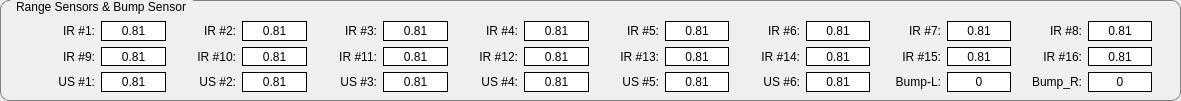
   <widget class="QGroupBox" name="groupBoxRangeSensors">
    <property name="geometry">
     <rect>
      <x>10</x>
      <y>100</y>
      <width>1181</width>
      <height>101</height>
     </rect>
    </property>
    <property name="styleSheet">
     <string notr="true">QGroupBox{
	border:1px solid gray;
	border-radius: 9px;
	margin-top:0.5em;} 
 QGroupBox::title{
	subcontrol-origin:margin;
	left:10px;
	padding: 0 3 px 2 3px}</string>
    </property>
    <property name="title">
     <string>Range Sensors &amp;&amp; Bump Sensor</string>
    </property>
    <widget class="QWidget" name="layoutWidget">
     <property name="geometry">
      <rect>
       <x>31</x>
       <y>21</y>
       <width>1121</width>
       <height>71</height>
      </rect>
     </property>
     <layout class="QGridLayout" name="gridLayout_2">
      <item row="0" column="0">
       <widget class="QLabel" name="label_7">
        <property name="text">
         <string>IR #1:</string>
        </property>
        <property name="alignment">
         <set>Qt::AlignRight|Qt::AlignTrailing|Qt::AlignVCenter</set>
        </property>
       </widget>
      </item>
      <item row="0" column="1">
       <widget class="QLabel" name="labelIR1_1">
        <property name="styleSheet">
         <string notr="true">QLabel{
	border: 1px solid;
	background-color:#fff;
}</string>
        </property>
        <property name="text">
         <string>0.81</string>
        </property>
        <property name="alignment">
         <set>Qt::AlignCenter</set>
        </property>
       </widget>
      </item>
      <item row="0" column="2">
       <widget class="QLabel" name="label_8">
        <property name="text">
         <string>IR #2:</string>
        </property>
        <property name="alignment">
         <set>Qt::AlignRight|Qt::AlignTrailing|Qt::AlignVCenter</set>
        </property>
       </widget>
      </item>
      <item row="0" column="3">
       <widget class="QLabel" name="labelIR1_2">
        <property name="styleSheet">
         <string notr="true">QLabel{
	border: 1px solid;
	background-color:#fff;
}</string>
        </property>
        <property name="text">
         <string>0.81</string>
        </property>
        <property name="alignment">
         <set>Qt::AlignCenter</set>
        </property>
       </widget>
      </item>
      <item row="0" column="4">
       <widget class="QLabel" name="label_9">
        <property name="text">
         <string>IR #3:</string>
        </property>
        <property name="alignment">
         <set>Qt::AlignRight|Qt::AlignTrailing|Qt::AlignVCenter</set>
        </property>
       </widget>
      </item>
      <item row="0" column="5">
       <widget class="QLabel" name="labelIR1_3">
        <property name="styleSheet">
         <string notr="true">QLabel{
	border: 1px solid;
	background-color:#fff;
}</string>
        </property>
        <property name="text">
         <string>0.81</string>
        </property>
        <property name="alignment">
         <set>Qt::AlignCenter</set>
        </property>
       </widget>
      </item>
      <item row="0" column="6">
       <widget class="QLabel" name="label_10">
        <property name="text">
         <string>IR #4:</string>
        </property>
        <property name="alignment">
         <set>Qt::AlignRight|Qt::AlignTrailing|Qt::AlignVCenter</set>
        </property>
       </widget>
      </item>
      <item row="0" column="7">
       <widget class="QLabel" name="labelIR1_4">
        <property name="styleSheet">
         <string notr="true">QLabel{
	border: 1px solid;
	background-color:#fff;
}</string>
        </property>
        <property name="text">
         <string>0.81</string>
        </property>
        <property name="alignment">
         <set>Qt::AlignCenter</set>
        </property>
       </widget>
      </item>
      <item row="0" column="8">
       <widget class="QLabel" name="label_11">
        <property name="text">
         <string>IR #5:</string>
        </property>
        <property name="alignment">
         <set>Qt::AlignRight|Qt::AlignTrailing|Qt::AlignVCenter</set>
        </property>
       </widget>
      </item>
      <item row="0" column="9">
       <widget class="QLabel" name="labelIR1_5">
        <property name="styleSheet">
         <string notr="true">QLabel{
	border: 1px solid;
	background-color:#fff;
}</string>
        </property>
        <property name="text">
         <string>0.81</string>
        </property>
        <property name="alignment">
         <set>Qt::AlignCenter</set>
        </property>
       </widget>
      </item>
      <item row="0" column="10">
       <widget class="QLabel" name="label_12">
        <property name="text">
         <string>IR #6:</string>
        </property>
        <property name="alignment">
         <set>Qt::AlignRight|Qt::AlignTrailing|Qt::AlignVCenter</set>
        </property>
       </widget>
      </item>
      <item row="0" column="11">
       <widget class="QLabel" name="labelIR1_6">
        <property name="styleSheet">
         <string notr="true">QLabel{
	border: 1px solid;
	background-color:#fff;
}</string>
        </property>
        <property name="text">
         <string>0.81</string>
        </property>
        <property name="alignment">
         <set>Qt::AlignCenter</set>
        </property>
       </widget>
      </item>
      <item row="0" column="12">
       <widget class="QLabel" name="label_13">
        <property name="text">
         <string>IR #7:</string>
        </property>
        <property name="alignment">
         <set>Qt::AlignRight|Qt::AlignTrailing|Qt::AlignVCenter</set>
        </property>
       </widget>
      </item>
      <item row="0" column="13">
       <widget class="QLabel" name="labelIR1_7">
        <property name="styleSheet">
         <string notr="true">QLabel{
	border: 1px solid;
	background-color:#fff;
}</string>
        </property>
        <property name="text">
         <string>0.81</string>
        </property>
        <property name="alignment">
         <set>Qt::AlignCenter</set>
        </property>
       </widget>
      </item>
      <item row="0" column="14">
       <widget class="QLabel" name="label_14">
        <property name="text">
         <string>IR #8:</string>
        </property>
        <property name="alignment">
         <set>Qt::AlignRight|Qt::AlignTrailing|Qt::AlignVCenter</set>
        </property>
       </widget>
      </item>
      <item row="0" column="15">
       <widget class="QLabel" name="labelIR1_8">
        <property name="styleSheet">
         <string notr="true">QLabel{
	border: 1px solid;
	background-color:#fff;
}</string>
        </property>
        <property name="text">
         <string>0.81</string>
        </property>
        <property name="alignment">
         <set>Qt::AlignCenter</set>
        </property>
       </widget>
      </item>
      <item row="1" column="0">
       <widget class="QLabel" name="label_15">
        <property name="text">
         <string>IR #9:</string>
        </property>
        <property name="alignment">
         <set>Qt::AlignRight|Qt::AlignTrailing|Qt::AlignVCenter</set>
        </property>
       </widget>
      </item>
      <item row="1" column="1">
       <widget class="QLabel" name="labelIR1_9">
        <property name="styleSheet">
         <string notr="true">QLabel{
	border: 1px solid;
	background-color:#fff;
}</string>
        </property>
        <property name="text">
         <string>0.81</string>
        </property>
        <property name="alignment">
         <set>Qt::AlignCenter</set>
        </property>
       </widget>
      </item>
      <item row="1" column="2">
       <widget class="QLabel" name="label_16">
        <property name="text">
         <string>IR #10:</string>
        </property>
        <property name="alignment">
         <set>Qt::AlignRight|Qt::AlignTrailing|Qt::AlignVCenter</set>
        </property>
       </widget>
      </item>
      <item row="1" column="3">
       <widget class="QLabel" name="labelIR1_10">
        <property name="styleSheet">
         <string notr="true">QLabel{
	border: 1px solid;
	background-color:#fff;
}</string>
        </property>
        <property name="text">
         <string>0.81</string>
        </property>
        <property name="alignment">
         <set>Qt::AlignCenter</set>
        </property>
       </widget>
      </item>
      <item row="1" column="4">
       <widget class="QLabel" name="label_17">
        <property name="text">
         <string>IR #11:</string>
        </property>
        <property name="alignment">
         <set>Qt::AlignRight|Qt::AlignTrailing|Qt::AlignVCenter</set>
        </property>
       </widget>
      </item>
      <item row="1" column="5">
       <widget class="QLabel" name="labelIR1_11">
        <property name="styleSheet">
         <string notr="true">QLabel{
	border: 1px solid;
	background-color:#fff;
}</string>
        </property>
        <property name="text">
         <string>0.81</string>
        </property>
        <property name="alignment">
         <set>Qt::AlignCenter</set>
        </property>
       </widget>
      </item>
      <item row="1" column="6">
       <widget class="QLabel" name="label_18">
        <property name="text">
         <string>IR #12:</string>
        </property>
        <property name="alignment">
         <set>Qt::AlignRight|Qt::AlignTrailing|Qt::AlignVCenter</set>
        </property>
       </widget>
      </item>
      <item row="1" column="7">
       <widget class="QLabel" name="labelIR1_12">
        <property name="styleSheet">
         <string notr="true">QLabel{
	border: 1px solid;
	background-color:#fff;
}</string>
        </property>
        <property name="text">
         <string>0.81</string>
        </property>
        <property name="alignment">
         <set>Qt::AlignCenter</set>
        </property>
       </widget>
      </item>
      <item row="1" column="8">
       <widget class="QLabel" name="label_19">
        <property name="text">
         <string>IR #13:</string>
        </property>
        <property name="alignment">
         <set>Qt::AlignRight|Qt::AlignTrailing|Qt::AlignVCenter</set>
        </property>
       </widget>
      </item>
      <item row="1" column="9">
       <widget class="QLabel" name="labelIR1_13">
        <property name="styleSheet">
         <string notr="true">QLabel{
	border: 1px solid;
	background-color:#fff;
}</string>
        </property>
        <property name="text">
         <string>0.81</string>
        </property>
        <property name="alignment">
         <set>Qt::AlignCenter</set>
        </property>
       </widget>
      </item>
      <item row="1" column="10">
       <widget class="QLabel" name="label_20">
        <property name="text">
         <string>IR #14:</string>
        </property>
        <property name="alignment">
         <set>Qt::AlignRight|Qt::AlignTrailing|Qt::AlignVCenter</set>
        </property>
       </widget>
      </item>
      <item row="1" column="11">
       <widget class="QLabel" name="labelIR1_14">
        <property name="styleSheet">
         <string notr="true">QLabel{
	border: 1px solid;
	background-color:#fff;
}</string>
        </property>
        <property name="text">
         <string>0.81</string>
        </property>
        <property name="alignment">
         <set>Qt::AlignCenter</set>
        </property>
       </widget>
      </item>
      <item row="1" column="12">
       <widget class="QLabel" name="label_21">
        <property name="text">
         <string>IR #15:</string>
        </property>
        <property name="alignment">
         <set>Qt::AlignRight|Qt::AlignTrailing|Qt::AlignVCenter</set>
        </property>
       </widget>
      </item>
      <item row="1" column="13">
       <widget class="QLabel" name="labelIR1_15">
        <property name="styleSheet">
         <string notr="true">QLabel{
	border: 1px solid;
	background-color:#fff;
}</string>
        </property>
        <property name="text">
         <string>0.81</string>
        </property>
        <property name="alignment">
         <set>Qt::AlignCenter</set>
        </property>
       </widget>
      </item>
      <item row="1" column="14">
       <widget class="QLabel" name="label_22">
        <property name="text">
         <string>IR #16:</string>
        </property>
        <property name="alignment">
         <set>Qt::AlignRight|Qt::AlignTrailing|Qt::AlignVCenter</set>
        </property>
       </widget>
      </item>
      <item row="1" column="15">
       <widget class="QLabel" name="labelIR1_16">
        <property name="styleSheet">
         <string notr="true">QLabel{
	border: 1px solid;
	background-color:#fff;
}</string>
        </property>
        <property name="text">
         <string>0.81</string>
        </property>
        <property name="alignment">
         <set>Qt::AlignCenter</set>
        </property>
       </widget>
      </item>
      <item row="2" column="0">
       <widget class="QLabel" name="label_23">
        <property name="text">
         <string>US #1:</string>
        </property>
        <property name="alignment">
         <set>Qt::AlignRight|Qt::AlignTrailing|Qt::AlignVCenter</set>
        </property>
       </widget>
      </item>
      <item row="2" column="1">
       <widget class="QLabel" name="labelUS_1">
        <property name="styleSheet">
         <string notr="true">QLabel{
	border: 1px solid;
	background-color:#fff;
}</string>
        </property>
        <property name="text">
         <string>0.81</string>
        </property>
        <property name="alignment">
         <set>Qt::AlignCenter</set>
        </property>
       </widget>
      </item>
      <item row="2" column="2">
       <widget class="QLabel" name="label_24">
        <property name="text">
         <string>US #2:</string>
        </property>
        <property name="alignment">
         <set>Qt::AlignRight|Qt::AlignTrailing|Qt::AlignVCenter</set>
        </property>
       </widget>
      </item>
      <item row="2" column="3">
       <widget class="QLabel" name="labelUS_2">
        <property name="styleSheet">
         <string notr="true">QLabel{
	border: 1px solid;
	background-color:#fff;
}</string>
        </property>
        <property name="text">
         <string>0.81</string>
        </property>
        <property name="alignment">
         <set>Qt::AlignCenter</set>
        </property>
       </widget>
      </item>
      <item row="2" column="4">
       <widget class="QLabel" name="label_25">
        <property name="text">
         <string>US #3:</string>
        </property>
        <property name="alignment">
         <set>Qt::AlignRight|Qt::AlignTrailing|Qt::AlignVCenter</set>
        </property>
       </widget>
      </item>
      <item row="2" column="5">
       <widget class="QLabel" name="labelUS_3">
        <property name="styleSheet">
         <string notr="true">QLabel{
	border: 1px solid;
	background-color:#fff;
}</string>
        </property>
        <property name="text">
         <string>0.81</string>
        </property>
        <property name="alignment">
         <set>Qt::AlignCenter</set>
        </property>
       </widget>
      </item>
      <item row="2" column="6">
       <widget class="QLabel" name="label_26">
        <property name="text">
         <string>US #4:</string>
        </property>
        <property name="alignment">
         <set>Qt::AlignRight|Qt::AlignTrailing|Qt::AlignVCenter</set>
        </property>
       </widget>
      </item>
      <item row="2" column="7">
       <widget class="QLabel" name="labelUS_4">
        <property name="styleSheet">
         <string notr="true">QLabel{
	border: 1px solid;
	background-color:#fff;
}</string>
        </property>
        <property name="text">
         <string>0.81</string>
        </property>
        <property name="alignment">
         <set>Qt::AlignCenter</set>
        </property>
       </widget>
      </item>
      <item row="2" column="8">
       <widget class="QLabel" name="label_27">
        <property name="text">
         <string>US #5:</string>
        </property>
        <property name="alignment">
         <set>Qt::AlignRight|Qt::AlignTrailing|Qt::AlignVCenter</set>
        </property>
       </widget>
      </item>
      <item row="2" column="9">
       <widget class="QLabel" name="labelUS_5">
        <property name="styleSheet">
         <string notr="true">QLabel{
	border: 1px solid;
	background-color:#fff;
}</string>
        </property>
        <property name="text">
         <string>0.81</string>
        </property>
        <property name="alignment">
         <set>Qt::AlignCenter</set>
        </property>
       </widget>
      </item>
      <item row="2" column="10">
       <widget class="QLabel" name="label_28">
        <property name="text">
         <string>US #6:</string>
        </property>
        <property name="alignment">
         <set>Qt::AlignRight|Qt::AlignTrailing|Qt::AlignVCenter</set>
        </property>
       </widget>
      </item>
      <item row="2" column="11">
       <widget class="QLabel" name="labelUS_6">
        <property name="styleSheet">
         <string notr="true">QLabel{
	border: 1px solid;
	background-color:#fff;
}</string>
        </property>
        <property name="text">
         <string>0.81</string>
        </property>
        <property name="alignment">
         <set>Qt::AlignCenter</set>
        </property>
       </widget>
      </item>
      <item row="2" column="12">
       <widget class="QLabel" name="label_58">
        <property name="text">
         <string>Bump-L:</string>
        </property>
        <property name="alignment">
         <set>Qt::AlignRight|Qt::AlignTrailing|Qt::AlignVCenter</set>
        </property>
       </widget>
      </item>
      <item row="2" column="13">
       <widget class="QLabel" name="labelBump_L">
        <property name="styleSheet">
         <string notr="true">QLabel{
	border: 1px solid;
	background-color:#fff;
}</string>
        </property>
        <property name="text">
         <string>0</string>
        </property>
        <property name="alignment">
         <set>Qt::AlignCenter</set>
        </property>
       </widget>
      </item>
      <item row="2" column="14">
       <widget class="QLabel" name="label_59">
        <property name="text">
         <string>Bump_R:</string>
        </property>
        <property name="alignment">
         <set>Qt::AlignRight|Qt::AlignTrailing|Qt::AlignVCenter</set>
        </property>
       </widget>
      </item>
      <item row="2" column="15">
       <widget class="QLabel" name="labelBump_R">
        <property name="styleSheet">
         <string notr="true">QLabel{
	border: 1px solid;
	background-color:#fff;
}</string>
        </property>
        <property name="text">
         <string>0</string>
        </property>
        <property name="alignment">
         <set>Qt::AlignCenter</set>
        </property>
       </widget>
      </item>
     </layout>
    </widget>
   </widget>
